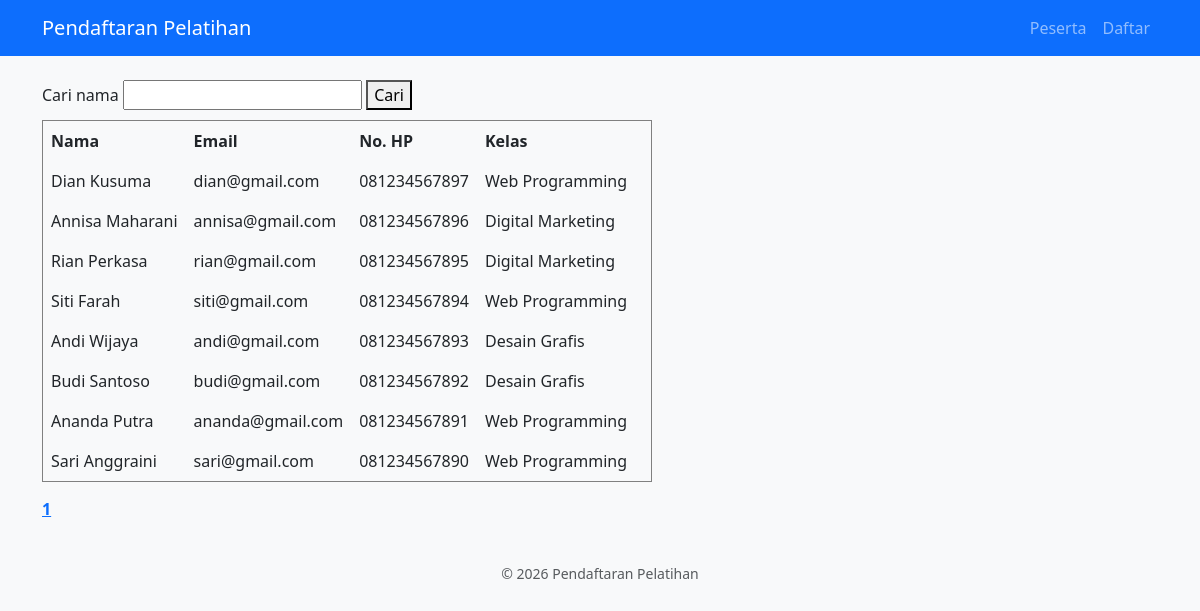
The page / on the database its author committed.
### tables this page shows
CREATE TABLE IF NOT EXISTS pendaftar (
    id INT AUTO_INCREMENT PRIMARY KEY,
    nama VARCHAR(100) NOT NULL,
    email VARCHAR(120) NOT NULL UNIQUE,
    no_hp VARCHAR(20) NOT NULL,
    alamat TEXT NULL,
    kelas_id INT NOT NULL,
    tgl_daftar TIMESTAMP DEFAULT CURRENT_TIMESTAMP,
    CONSTRAINT fk_pendaftar_kelas FOREIGN KEY (kelas_id) REFERENCES kelas (id)
        ON DELETE RESTRICT ON UPDATE CASCADE
);

CREATE TABLE IF NOT EXISTS kelas (
    id INT AUTO_INCREMENT PRIMARY KEY,
    nama_kelas VARCHAR(100) NOT NULL,
    kuota INT NOT NULL DEFAULT 30
);

### src/helpers.php (called while the page is built, shortened)
<?php
function e(?string $teks): string
{
    return htmlspecialchars($teks ?? '', ENT_QUOTES, 'UTF-8');
}

### src/pendaftar.php (called while the page is built, shortened)
<?php
function hitungPendaftar(PDO $pdo, string $kata): int
{
    $stmt = $pdo->prepare('SELECT COUNT(*) FROM pendaftar WHERE nama LIKE :kata');
    $stmt->execute(['kata' => '%' . $kata . '%']);
    return (int) $stmt->fetchColumn();
}
function ambilPendaftar(PDO $pdo, string $kata, int $batas, int $offset): array
{
    $sql = 'SELECT p.id, p.nama, p.email, p.no_hp, k.nama_kelas
            FROM pendaftar p JOIN kelas k ON k.id = p.kelas_id
            WHERE p.nama LIKE :kata
            ORDER BY p.id DESC LIMIT :batas OFFSET :offset';
    $stmt = $pdo->prepare($sql);
    $stmt->bindValue(':kata', '%' . $kata . '%');
    $stmt->bindValue(':batas', $batas, PDO::PARAM_INT);
    $stmt->bindValue(':offset', $offset, PDO::PARAM_INT);
    $stmt->execute();
    return $stmt->fetchAll();
}

### public/index.php (the view, shortened to what this page needs)
<?php
$pdo = getConnection();
$kata = trim((string) ($_GET['q'] ?? ''));
$perHalaman = 10;
$total = hitungPendaftar($pdo, $kata);
$jumlahHalaman = max(1, (int) ceil($total / $perHalaman));
$halaman = min($jumlahHalaman, max(1, (int) ($_GET['hal'] ?? 1)));
$daftar = ambilPendaftar($pdo, $kata, $perHalaman, ($halaman - 1) * $perHalaman);
require __DIR__ . '/../templates/header1.php';
?>
<form method="get">
    <label for="q">Cari nama</label>
    <input id="q" name="q" value="<?= e($kata) ?>">
    <button type="submit">Cari</button>
</form>
<?php if ($daftar === []): ?>
    <p>Tidak ada data.</p>
<?php else: ?>
    <table border="1" cellpadding="8" cellspacing="0" style="margin-top: 10px;">
        <thead>
            <tr>
                <th>Nama</th>
                <th>Email</th>
                <th>No. HP</th>
                <th>Kelas</th>
            </tr>
        </thead>
        <tbody>
        <?php foreach ($daftar as $p): ?>
            <tr>
                <td><?= e($p['nama']) ?></td>
                <td><?= e($p['email']) ?></td>
                <td><?= e($p['no_hp']) ?></td>
                <td><?= e($p['nama_kelas']) ?></td>
                <td>
                </td>
            </tr>
        <?php endforeach; ?>
        </tbody>
    </table>
<?php endif; ?>
<nav aria-label="Halaman" style="margin-top: 15px;">
    <?php for ($i = 1; $i <= $jumlahHalaman; $i++): ?>
        <a href="?hal=<?= $i ?>&q=<?= urlencode($kata) ?>" style="<?= $i === $halaman ? 'font-weight:bold;' : '' ?>"><?= $i ?></a>
    <?php endfor; ?>
</nav>
<?php require __DIR__ . '/../templates/footer.php'; ?>

### templates/header1.php (shortened to what this page needs)
<!DOCTYPE html>
<html lang='id'>
<head>
  <link rel='stylesheet'
    href='https://cdn.jsdelivr.net/npm/bootstrap@5.3.3/dist/css/bootstrap.min.css'>
  <link rel='stylesheet'
    href='https://cdn.datatables.net/1.13.8/css/dataTables.bootstrap5.min.css'>
</head>
<body class='bg-light'>
  <nav class='navbar navbar-expand-md navbar-dark bg-primary'>
    <div class='container'>
      <a class='navbar-brand' href='index.php'>Pendaftaran Pelatihan</a>
      <div id='menu' class='collapse navbar-collapse'>
        <ul class='navbar-nav ms-auto'>
          <li class='nav-item'><a class='nav-link' href='index.php'>Peserta</a></li>
          <li class='nav-item'><a class='nav-link' href='tambah.php'>Daftar</a></li>
        </ul>
      </div>
    </div>
  </nav>
  <main class='container py-4'>

### templates/footer.php (shortened to what this page needs)
</main>
<footer class="container py-3 text-center text-muted">
    <small>&copy; <?= date('Y') ?> Pendaftaran Pelatihan</small>
</footer>
</body>
</html>

### rows shown on the page
pendaftar: nama "Dian Kusuma", email "dian@gmail.com", no_hp "081234567897", kelas.nama_kelas "Web Programming"
pendaftar: nama "Annisa Maharani", email "annisa@gmail.com", no_hp "081234567896", kelas.nama_kelas "Digital Marketing"
pendaftar: nama "Rian Perkasa", email "rian@gmail.com", no_hp "081234567895", kelas.nama_kelas "Digital Marketing"
pendaftar: nama "Siti Farah", email "siti@gmail.com", no_hp "081234567894", kelas.nama_kelas "Web Programming"
pendaftar: nama "Andi Wijaya", email "andi@gmail.com", no_hp "081234567893", kelas.nama_kelas "Desain Grafis"
pendaftar: nama "Budi Santoso", email "budi@gmail.com", no_hp "081234567892", kelas.nama_kelas "Desain Grafis"
pendaftar: nama "Ananda Putra", email "ananda@gmail.com", no_hp "081234567891", kelas.nama_kelas "Web Programming"
pendaftar: nama "Sari Anggraini", email "sari@gmail.com", no_hp "081234567890", kelas.nama_kelas "Web Programming"
